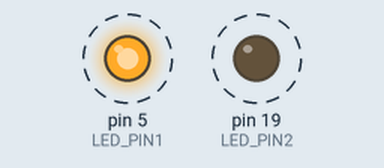
This sketch was run on a simulated Arduino Uno, built with avr-gcc and run on an emulated ATmega328P. Shown: output pins drawn as LEDs (lit = HIGH). Dashed ring = blinking.

Above: at 0.5 s.
Timing chart, 0 to 4.6 s (numbered marks = the images above):
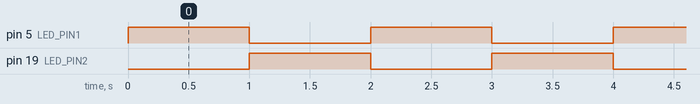

Measured:
- by itself, pin 5 (LED_PIN1), pin 19 (LED_PIN2): alternates HIGH for 1.0 s and LOW for 1.0 s

The sketch:

LED_2.ino
```cpp
#define LED_PIN1 5  // LED1을 연결한 핀 번호는 GPIO 5
#define LED_PIN2 19  // LED2을 연결한 핀 번호는 GPIO 19

void setup() {
  pinMode(LED_PIN1, OUTPUT);  // LED1을 출력 모드로 설정
  pinMode(LED_PIN2, OUTPUT);  // LED2를 출력 모드로 설정
}

void loop() {
  digitalWrite(LED_PIN1, HIGH);  // LED1 켜기
  digitalWrite(LED_PIN2, LOW);   // LED2 끄기
  delay(1000);                   // 1초 동안 유지

  digitalWrite(LED_PIN1, LOW);   // LED1 끄기
  digitalWrite(LED_PIN2, HIGH);  // LED2 켜기
  delay(1000);                   // 1초 동안 유지
}
```
